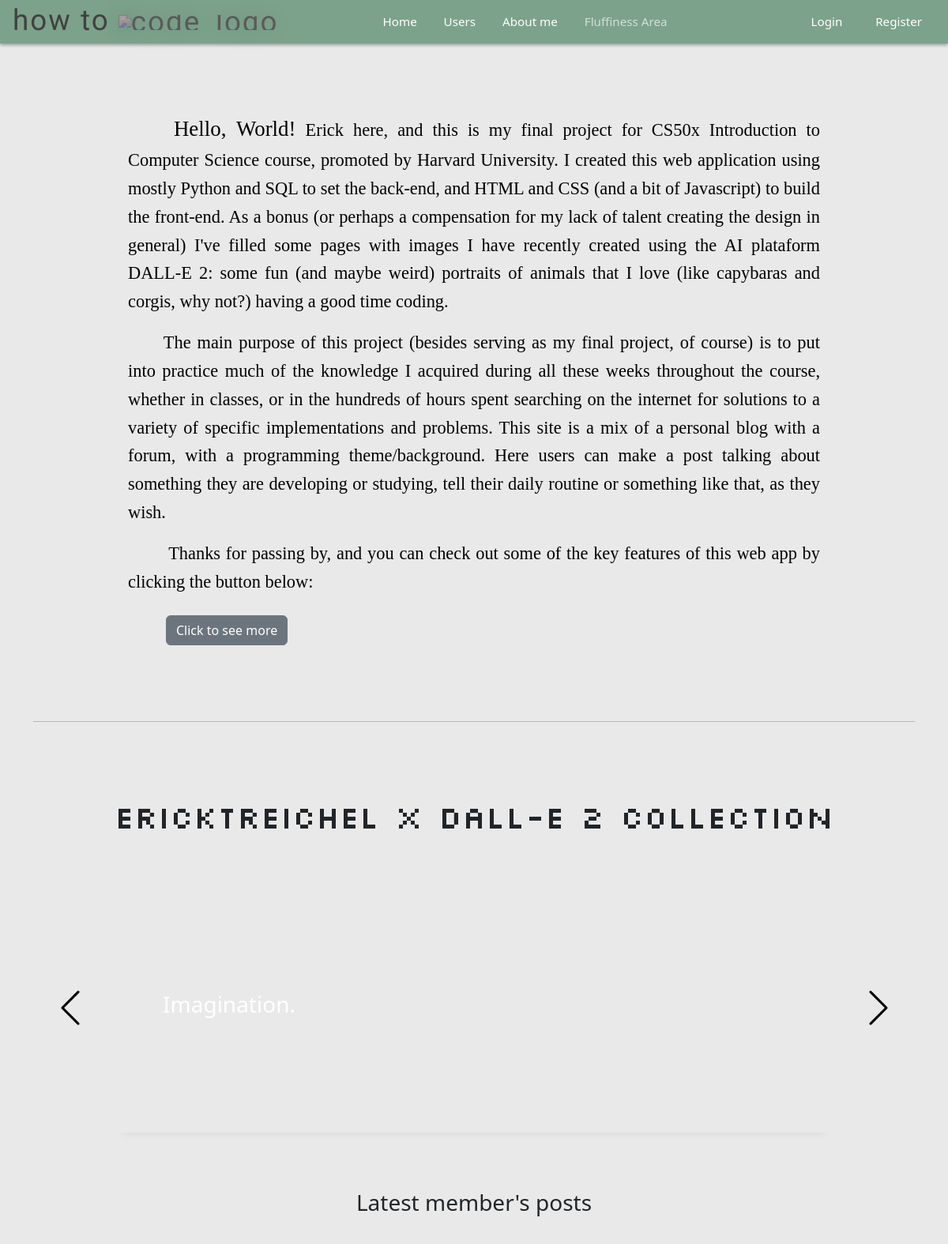
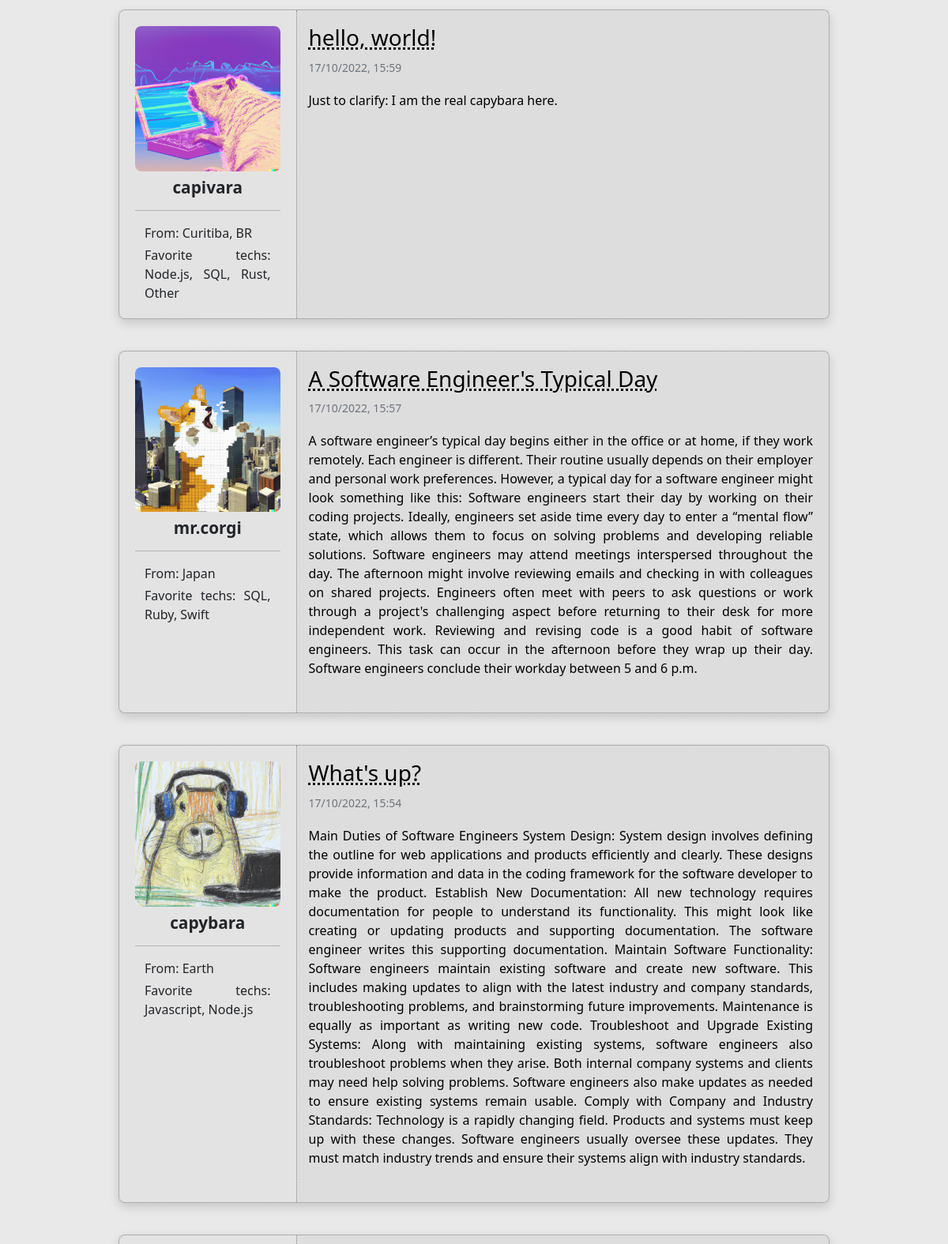
The page / (upper part) on the database its author committed (2 pictures, top to bottom).
### trchl/models.py (models this page shows, shortened)
class Post(db.Model):
    id_post = db.Column(db.Integer, primary_key=True)
    title = db.Column(db.String(50), nullable=False)
    body = db.Column(db.Text, nullable=False)
    pub_date = db.Column(db.DateTime, nullable=False, default=datetime.utcnow)
    id_user = db.Column(db.Integer, db.ForeignKey('user.id_user'), nullable=False)

class User(db.Model, UserMixin):
    id_user = db.Column(db.Integer, primary_key=True)
    username = db.Column(db.String(30), unique=True, nullable=False)
    fullname = db.Column(db.String(50), nullable=True, default='')
    email = db.Column(db.String(50), unique=True, nullable=False)
    passwd = db.Column(db.String(30), nullable=False)
    place = db.Column(db.String(50), default='')
    profile_pic = db.Column(db.String(3000), default='default.jpg')
    fav_tech = db.Column(db.String(150), default='')
    posts = db.relationship('Post', backref='author', lazy=True)

### trchl/routes.py (the view)
@app.route("/")
def index():
    posts = Post.query.order_by(Post.id_post.desc()).all()
    qnt_posts = len(posts)
    return render_template('index.html', posts=posts, qnt_posts=qnt_posts)

### trchl/templates/index.html (shortened to what this page needs)
{% extends 'layout.html' %}
{% block body %}
<div class="container intro-cs50">
    <p class="intro-cs50-p">&emsp;&emsp;<big> Hello, World!</big> Erick here, and this is my final project for CS50x Introduction to Computer Science course, promoted by Harvard University. I created this web application using mostly Python and SQL to set the back-end, and HTML and CSS (and a bit of Javascript) to build the front-end. As a bonus (or perhaps a compensation for my lack of talent creating the design in general) I've filled some pages with images I have recently created using the AI plataform DALL-E 2: some fun (and maybe weird) portraits of animals that I love (like capybaras and corgis, why not?) having a good time coding.</p>
    <p class="intro-cs50-p">&emsp;&emsp;The main purpose of this project (besides serving as my final project, of course) is to put into practice much of the knowledge I acquired during all these weeks throughout the course, whether in classes, or in the hundreds of hours spent searching on the internet for solutions to a variety of specific implementations and problems. This site is a mix of a personal blog with a forum, with a programming theme/background. Here users can make a post talking about something they are developing or studying, tell their daily routine or something like that, as they wish.</p>
    <p class="intro-cs50-p">&emsp;&emsp; Thanks for passing by, and you can check out some of the key features of this web app by clicking the button below:</p>
    <div class="mt-4">
        <a class="btn btn-secondary ms-5 mb-5" data-bs-toggle="collapse" href="#collapseExample" role="button" aria-expanded="false" aria-controls="collapseExample">
            Click to see more
        </a>
    </div>
</div>
<div class="container mt-5 mb-5">
    <hr><br>
</div>
<div class="container" oncontextmenu="return false" onselectstart="return false" ondragstart="return false">
    <div class="my-5 text-center container">
        <div class="row mb-2">
            <div class="col text-center carousel-div-title">
                <h1 class="carousel-title">ericktreichel x dall-e 2 collection</h1>
            </div>
        </div>
        <div class="row d-flex align-items-center">
            <div class="col-1 d-flex align-items-center justify-content-center">
                <a role="button" data-bs-target="#carouselExampleIndicators" data-bs-slide="prev">
                    <div class="carousel-nav-icon">
                        <svg xmlns="http://www.w3.org/2000/svg" viewBox="0 0 129 129" xmlns:xlink="http://www.w3.org/1999/xlink">
                            <path d="m88.6,121.3c0.8,0.8 1.8,1.2 2.9,1.2s2.1-0.4 2.9-1.2c1.6-1.6 1.6-4.2 0-5.8l-51-51 51-51c1.6-1.6 1.6-4.2 0-5.8s-4.2-1.6-5.8,0l-54,53.9c-1.6,1.6-1.6,4.2 0,5.8l54,53.9z" />
                        </svg>
                    </div>
                </a>
            </div>
            <div class="col-10">
                <div id="carouselExampleIndicators" class="carousel slide" data-bs-ride="carousel">
                    <div class="carousel-inner">
                        <div class="carousel-item active">
                            <div class="row">
                                <div style="background-image:url('https://i.ibb.co/R959tcL/dall-e3.jpg');" class="col-12 col-md d-flex align-items-center justify-content-center">
                                    <h3 class="text-white">Imagination.</h3>
                                </div>
                                <div style="background-image:url('https://i.ibb.co/f18bNVG/dall-e1.jpg');" class="col-12 col-md d-flex align-items-center justify-content-center">
                                </div>
                                <div style="background-image:url('https://i.ibb.co/R3YvjtT/dall-e7.jpg');" class="col-12 col-md d-flex align-items-center justify-content-center">
                                </div>
                            </div>
                        </div>
                    </div>
                </div>
            </div>
            <div class="col-1 d-flex align-items-center justify-content-center"><a role="button" data-bs-target="#carouselExampleIndicators" data-bs-slide="next">
                    <div class="carousel-nav-icon">
                        <svg xmlns="http://www.w3.org/2000/svg" viewBox="0 0 129 129" xmlns:xlink="http://www.w3.org/1999/xlink">
                            <path d="m40.4,121.3c-0.8,0.8-1.8,1.2-2.9,1.2s-2.1-0.4-2.9-1.2c-1.6-1.6-1.6-4.2 0-5.8l51-51-51-51c-1.6-1.6-1.6-4.2 0-5.8 1.6-1.6 4.2-1.6 5.8,0l53.9,53.9c1.6,1.6 1.6,4.2 0,5.8l-53.9,53.9z" />
                        </svg>
                    </div>
                </a>
            </div>
        </div>
    </div>
</div>
{% if (qnt_posts > 0) %}
<div class="container my-5  text-center"><br>
    <h3>Latest member's posts</h3>
</div>
{% else %}
<div class="container my-5 text-center"><br>
    <h4>No posts to show yet</h4>
</div>
{% endif %}
{% for post in posts %}
<div class="container-xl mt-3 area-post p-0">
    <div class="row container-xl mt-0 ps-0 pe-0 area-post-inner">
        <div class="col-3 usercol ">
            <div class="pe-0">
                <img src="{{ url_for('static', filename='profile_pictures/{}'.format(post.author.profile_pic)) }}" class="img-fluid index-profile" width="200">
                <h3 class="mt-2 author"><strong>{{ post.author.username }}</strong></h3>
                <hr>
                <div class="container mt-1 d-flex justify-content-left">
                    <span class="nfav_tech">From: {{ post.author.place }}</span>
                </div>
                <div class="container mt-1 d-flex justify-content-left">
                    {% if (post.author.fav_tech != '') %}
                    <span class="nfav_tech">Favorite techs: {{ post.author.fav_tech }}</span>
                    {% endif %}
                </div>
            </div>
        </div>
        <div class="col container-body">
            <a class="link-post" href="{{ url_for('show_post', id_post=post.id_post) }}">
                <h3>{{ post.title }}</h3>
            </a>
            <small class="text-muted">{{ post.pub_date.strftime('%d/%m/%Y, %H:%M') }}</small>
            <p class="bodypost mt-2">{{ post.body }}</p>
        </div>
    </div>
</div>
<br>
{% endfor %}
<br><br><br>
{% endblock %}

### trchl/templates/layout.html (shortened to what this page needs)
<!DOCTYPE html>
<html lang="en">
<head>
    <link href="https://cdn.jsdelivr.net/npm/bootstrap@5.2.2/dist/css/bootstrap.min.css" rel="stylesheet">
    <link rel="stylesheet" href="{{ url_for('static', filename='css/styles.css') }}">
</head>
<body>
    {% include 'navbar.html' %}
    <br><br><br>
    {% block body %}
    {% endblock %}
</body>
</html>

### trchl/templates/navbar.html (shortened to what this page needs)
<nav class="navbar navbar-expand-lg navbar-dark fixed-top">
    <div class="container-fluid mx-1">
        <a class="navbar-brand me-4" href="{{ url_for('index') }}">how to <img src="/static/code_logo.svg" class='svg me-3' alt="code_logo"></a>
        <div class=" collapse navbar-collapse" id="navbarSupportedContent">
            <ul class="d-flex navbar-nav  me-auto mb-2 mb-lg-0 three">
                <li class="nav-item effect-4">
                    <a class="nav-link" aria-current="page" href="{{ url_for('index') }}">Home</a>
                </li>
                <li class="nav-item effect-4">
                    <a class="nav-link" href="{{ url_for('users') }}">Users</a>
                </li>
                <li class="nav-item effect-4 p-0">
                    <a class="nav-link" href="{{ url_for('about') }}">About me</a>
                </li>
                <li class="nav-item effect-4 p-0">
                    <a class="nav-link fluf" href="{{ url_for('fluffy') }}">Fluffiness Area</a>
                </li>
            </ul>
            <ul class="d-flex navbar-nav ">
                {% if current_user.is_authenticated %}
                <li class="nav-item effect-4">
                    <a class="nav-link" href="{{ url_for('new_post') }}">Create a post</a>
                </li>
                <li class="nav-item effect-4">
                    <a class="nav-link ms-1" href="{{ url_for('profile') }}">My profile &nbsp; </a>
                </li>
                <li class="nav-item effect-4">
                    <a class="nav-link ms-1" href="{{ url_for('logout') }}">&nbsp; Logout</a>
                </li>
                {% else %}
                <li class="nav-item effect-4">
                    <a class="nav-link" href="{{ url_for('login') }}">Login &nbsp; </a>
                </li>
                <li class="nav-item effect-4">
                    <a class="nav-link" href="{{ url_for('register') }}">Register</a>
                </li>
                {% endif %}
            </ul>
        </div>
    </div>
</nav>

### trchl/static/css/styles.css (style rules this page uses)
body { background-color: #e9e9e9; }
nav { background-color: #7da28b; box-shadow: rgba(0, 0, 0, 0.14) 0px 2px 4px, rgba(0, 0, 0, 0.24) 0px 2px 4px; margin-bottom: 0px; }
a { text-decoration: none; }
.nav-link { color: white; font-weight: 500; font-size: 1.1rem; padding-right: 0; padding-left: 0; }
.navbar-brand { font-family: "Teko", "Ubuntu Mono", "Architects Daughter", "Nabla"; color: rgb(65, 65, 65); letter-spacing: 2px; font-size: 2.3rem; line-height: 0.5; margin-right: 20px; padding: 0; margin-top: 0; margin-bottom: 0; }
.nav-item { padding-right: 0; padding-left: 0; }
.navbar-nav { padding-right: 0 !important; padding-left: 0; }
.effect-4 a:before { content: "[ "; left: -5px; }
.effect-4 a:after { content: " ]"; right: -5px; }
.effect-4 a:before, .effect-4 a:after { opacity: 0; color: #fff; top: 10px; transition: all 0.5s; }
.svg { filter: invert(28%) saturate(90%) hue-rotate(126deg) brightness(90%) contrast(100%) drop-shadow(-1px 1px 12px rgb(99, 141, 120)); max-height: 35px; }
.three { transform: translateX(75px); }
.img-fluid { max-width: 100%; margin: auto; place-self: center; place-content: center; place-items: center; display: flex; border-radius: 3%; opacity: 0.95; transition: 0.5s ease-in-out; object-fit: cover; }
.fluf { margin-left: 0px; opacity: 0.66; }
.carousel-nav-icon { height: 48px; width: 48px; }
.col, .col-sm, .col-md { margin: 8px; height: 300px; background-size: cover; background-position: center center; }
.carousel { box-shadow: rgba(33, 35, 38, 0.1) 0px 10px 10px -10px; }
.carousel-div-title { max-height: 60px; margin-bottom: 40px; }
.carousel-title { font-family: "Cinzel", "Silkscreen", "Tinos"; }
.link-post { text-decoration: None; color: black; margin-top: 110px; text-decoration: underline; text-decoration-style: dotted; }
.usercol { background-color: #e4e3e3; border-right: 1px dotted rgb(126, 127, 128); border-radius: 10px 0 0px 10px; margin-top: 0; padding: 10px; padding-top: 30px; }
.area-post { border-radius: 10px; background-color: #d9e1e18f; background-color: #dedddd; box-shadow: rgba(0, 0, 0, 0.15) 0px 5px 13px 0px; text-align: justify; height: 100%; max-width: 43%; margin: auto; border: 1px dotted rgb(126, 127, 128); }
.area-post-inner { margin-left: auto; margin-right: auto; margin-top: 30px; padding-top: 0px; }
.container-body { height: 100%; margin-left: auto; margin-right: auto; margin-top: 30px; padding-left: 40px; padding-right: 70px; }
.bodypost { padding-top: 10px; padding-bottom: 20px; }
.index-profile { max-height: 220px; object-fit: contain; border-radius: 8px; }
.author { text-align: center; margin: auto; }
p, h4 { color: black; }
.intro-cs50 { max-width: 60%; margin-top: 70px; }
.intro-cs50-p { text-align: justify; font-size: 1.4rem; font-family: "Tinos"; line-height: 1.6; }
@media (max-width: 2800px) { .area-post { max-width: 49%; } }
@media (max-width: 2500px) { .area-post { max-width: 55%; } }
@media (max-width: 2200px) { .area-post { max-width: 60%; } }
@media (max-width: 1900px) { .area-post { max-width: 65%; } }
@media (max-width: 1200px) { .usercol { padding: 20px; } }
@media (max-width: 1200px) { .author { font-size: 1.3rem; } }
@media (max-width: 1200px) { .intro-cs50 { max-width: 75%; margin-top: 70px; } }
@media (max-width: 1200px) { .area-post { border-radius: 8px; max-width: 75%; } }
@media (max-width: 1200px) { .nav-link { font-size: 0.95rem; } }
@media (max-width: 1200px) { .container-body { margin-top: 18px; padding-left: 15px; padding-right: 20px; } }

### rows shown on the page
Post: profile_pic (picture), author.username "capivara", author.place "Curitiba, BR", author.fav_tech "Node.js, SQL, Rust, Other", title "hello, world!", pub_date "17/10/2022, 15:59", body "Just to clarify: I am the real capybara here."
Post: profile_pic (picture), author.username "mr.corgi", author.place "Japan", author.fav_tech "SQL, Ruby, Swift", title "A Software Engineer's Typical Day", pub_date "17/10/2022, 15:57", body "A software engineer’s typical day begins either in the office or at home, if they work remotely. Each engineer is different. Their routine usually depends on their employer and personal work preferences. However, a typical day for a software engineer might look something like this: Software engineers start their day by working on their coding projects. Ideally, engineers set aside time every day to enter a “mental flow” state, which allows them to focus on solving problems and developing reliable solutions. Software engineers may attend meetings interspersed throughout the day. The afternoon might involve reviewing emails and checking in with colleagues on shared projects. Engineers often…"
Post: profile_pic (picture), author.username "capybara", author.place "Earth", author.fav_tech "Javascript, Node.js", title "What's up?", pub_date "17/10/2022, 15:54", body "Main Duties of Software Engineers System Design: System design involves defining the outline for web applications and products efficiently and clearly. These designs provide information and data in the coding framework for the software developer to make the product. Establish New Documentation: All new technology requires documentation for people to understand its functionality. This might look like creating or updating products and supporting documentation. The software engineer writes this supporting documentation. Maintain Software Functionality: Software engineers maintain existing software and create new software. This includes making updates to align with the latest industry and…"
